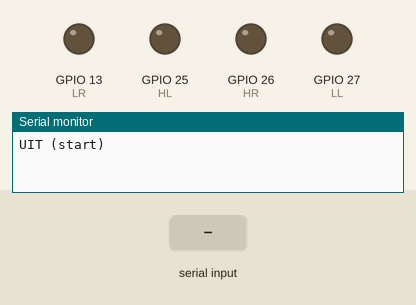
Bench run of a sketch on a simulated ESP32. Shown: output pins drawn as LEDs (lit = HIGH), the last lines printed to the serial monitor. The inputs (shaded band) are chosen by the test bench.

Above: at 1.5 s.
1.6 s: "v" received over Serial
At 2.3 s:
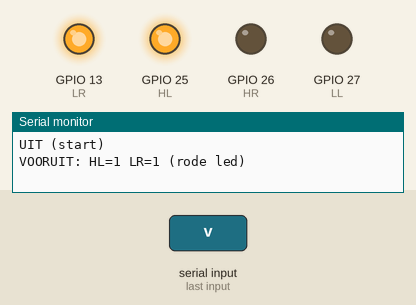
3.1 s: "a" received over Serial
At 3.5 s:
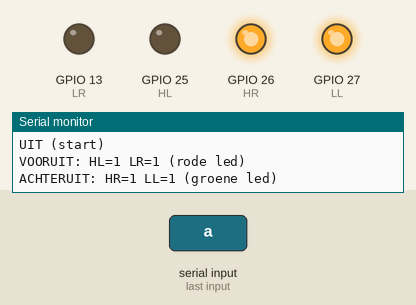
4.6 s: "1" received over Serial
At 5.8 s:
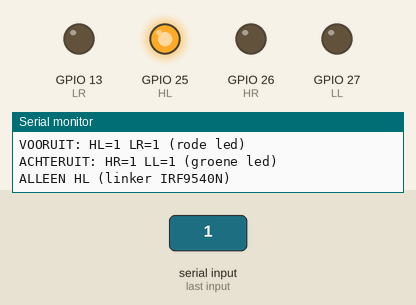
6.1 s: "2" received over Serial
At 7.0 s:
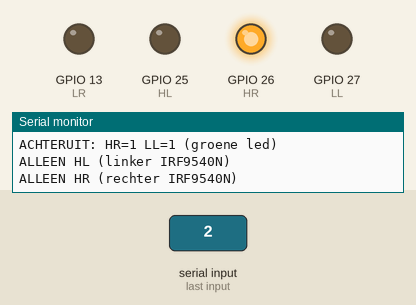
7.6 s: "3" received over Serial
At 8.1 s:
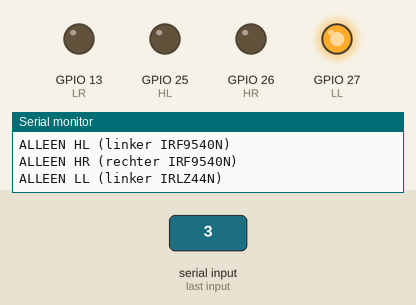
9.1 s: "4" received over Serial
At 10.4 s:
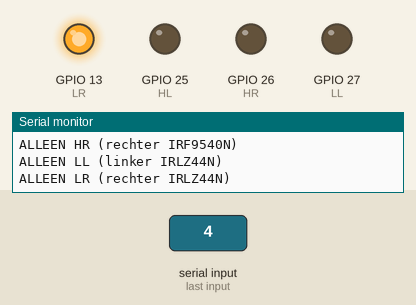
Timing chart, 0 to 11.6 s (numbered marks = the images above; inputs shaded):
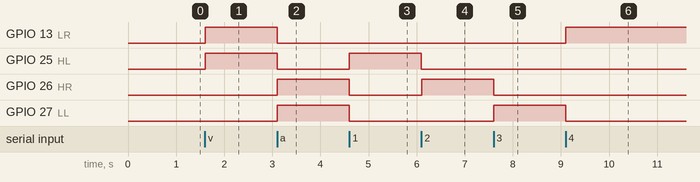

Measured:
- after the input at 1.6 s, GPIO 13 (LR), GPIO 25 (HL): LOW → HIGH at once
- after the input at 3.1 s, GPIO 13 (LR), GPIO 25 (HL): HIGH → LOW at once; GPIO 26 (HR), GPIO 27 (LL): LOW → HIGH at once
- after the input at 4.6 s, GPIO 25 (HL): LOW → HIGH at once; GPIO 26 (HR), GPIO 27 (LL): HIGH → LOW at once
- after the input at 6.1 s, GPIO 25 (HL): HIGH → LOW at once; GPIO 26 (HR): LOW → HIGH at once
- after the input at 7.6 s, GPIO 26 (HR): HIGH → LOW at once; GPIO 27 (LL): LOW → HIGH at once
- after the input at 9.1 s, GPIO 13 (LR): LOW → HIGH at once; GPIO 27 (LL): HIGH → LOW at once

The sketch:

debug_hold.ino
```cpp
// DIY-Auto — debug: houdt brug A vast in één stand, zodat je rustig kunt meten. Start: ALLES UIT.
// Seriële monitor (115200): 'v' vooruit (HL+LR), 'a' achteruit (HR+LL), 'u' alles uit,
// '1' alleen HL, '2' alleen HR, '3' alleen LL, '4' alleen LR  (één transistor: nooit kortsluiting als de brug klopt).
// 'p' vooruit met PWM op LR (2 kHz, 70 %, zoals test_hbridge), 'q' idem op 200 Hz.
const int HL = 25, HR = 26, LL = 27, LR = 13;
bool pwmOn = false;
void pwmStop() { if (pwmOn) { ledcDetach(LR); pinMode(LR, OUTPUT); digitalWrite(LR, LOW); pwmOn = false; } }
void allesUit() { pwmStop(); digitalWrite(LL, LOW); digitalWrite(LR, LOW); digitalWrite(HL, LOW); digitalWrite(HR, LOW); delay(2); }
void zet(int a, int b, const char *t) { allesUit(); if (a >= 0) digitalWrite(a, HIGH); if (b >= 0) digitalWrite(b, HIGH); Serial.println(t); }
void setup() {
  for (int p : {HL, HR, LL, LR}) { digitalWrite(p, LOW); pinMode(p, OUTPUT); }
  Serial.begin(115200); delay(300);
  Serial.println("UIT (start)");
}
void loop() {
  if (!Serial.available()) return;
  char c = Serial.read();
  switch (c) {
    case 'v': zet(HL, LR, "VOORUIT: HL=1 LR=1 (rode led)"); break;
    case 'a': zet(HR, LL, "ACHTERUIT: HR=1 LL=1 (groene led)"); break;
    case 'u': zet(-1, -1, "UIT"); break;
    case '1': zet(HL, -1, "ALLEEN HL (linker IRF9540N)"); break;
    case '2': zet(HR, -1, "ALLEEN HR (rechter IRF9540N)"); break;
    case '3': zet(LL, -1, "ALLEEN LL (linker IRLZ44N)"); break;
    case '4': zet(LR, -1, "ALLEEN LR (rechter IRLZ44N)"); break;
    case 'p': case 'q': {
      int f = (c == 'p') ? 2000 : 200;
      zet(HL, -1, "");
      bool ok = ledcAttach(LR, f, 10); bool w = ledcWrite(LR, 716); pwmOn = true;
      Serial.printf("VOORUIT met PWM op LR: %d Hz, 70 %%  | attach=%d write=%d read=%lu\n", f, ok, w, (unsigned long)ledcRead(LR));
      break;
    }
  }
}
```
